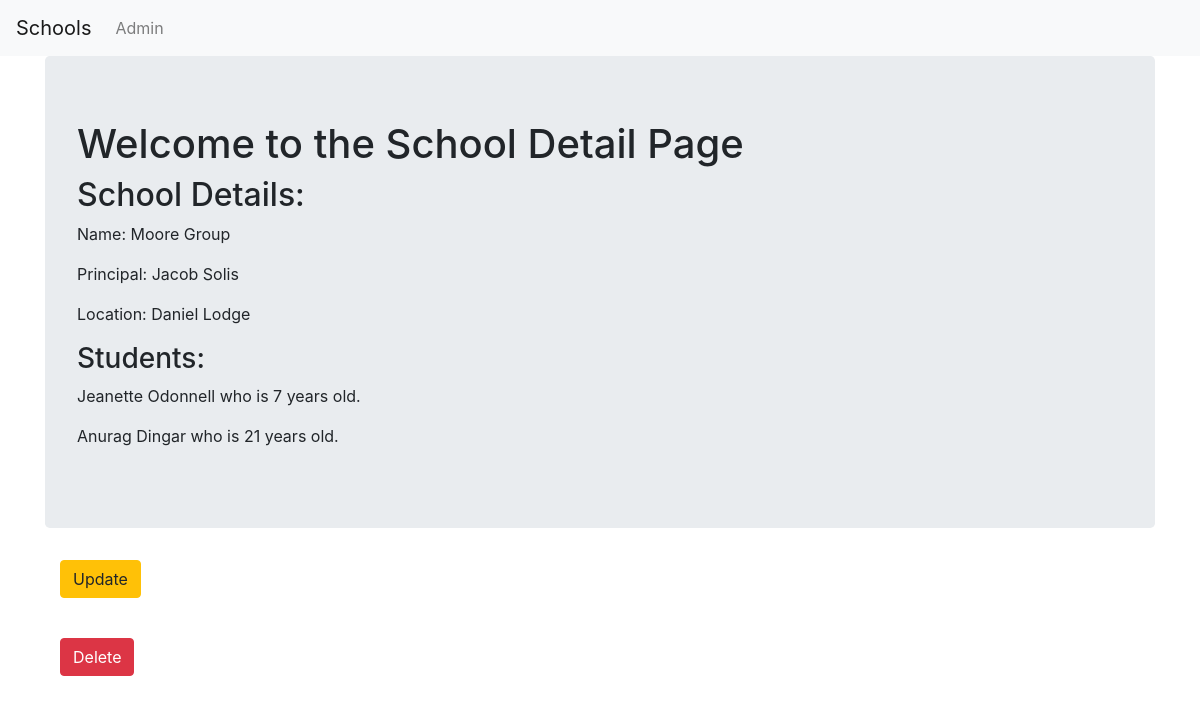
/basic_app/11/, run on the app's committed database.
### basic_app/models.py (models this page shows, shortened)
class School(models.Model):
    name = models.CharField(max_length = 256)
    principal = models.CharField(max_length = 256)
    location = models.CharField(max_length = 256)

class Student(models.Model):
    name = models.CharField(max_length = 256)
    age = models.PositiveIntegerField()
    school = models.ForeignKey(School, related_name = 'students', on_delete = models.CASCADE)

### basic_app/views.py (the view)
# urls.py: url(r'^(?P<pk>\d+)/$', views.SchoolDetailView.as_view(), name='detail'),
class SchoolDetailView(DetailView):
    context_object_name = 'school_detail'
    model = models.School
    template_name = 'basic_app/school_detail.html'

### basic_app/templates/basic_app/school_detail.html
{% extends 'basic_app/basic_app_base.html' %}
{% block body_block %}
<div class="jumbotron">
  <h1>Welcome to the School Detail Page</h1>
  <h2>School Details:</h2>
  <p>Name: {{ school_detail.name }}</p>
  <p>Principal: {{ school_detail.principal }}</p>
  <p>Location: {{ school_detail.location }}</p>
  <h3>Students:</h3>
  {% for student in school_detail.students.all %}
  <p>{{ student.name }} who is {{ student.age }} years old.</p>
  {% endfor %}
</div>
<div class="container">
  <p><a class="btn btn-warning" href="{% url 'basic_app:update' pk=school_detail.pk %}#">Update</a></p>
  <br>
  <p><a class="btn btn-danger" href="{% url 'basic_app:delete' pk=school_detail.pk %}#">Delete</a></p>
</div>
{% endblock %}

### data on the page
School: name "Moore Group", principal "Jacob Solis", location "Daniel Lodge"
Student: name "Jeanette Odonnell", age "7"
Student: name "Anurag Dingar", age "21"
